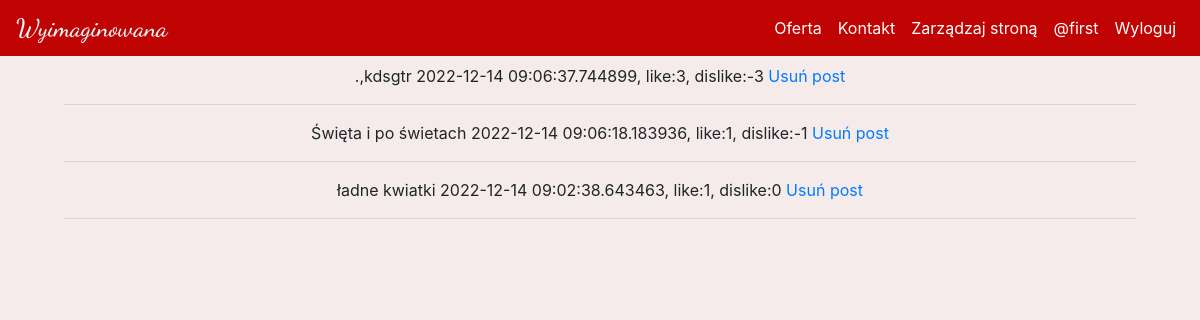
/zarządzaj/posty (signed in), run on an earlier commit of the app's database.
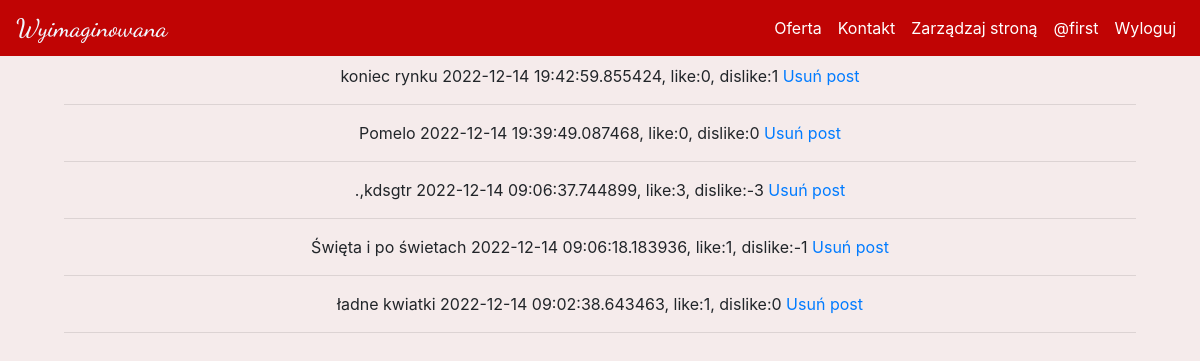
And on a later commit of the database.
### kwiaciarnia/models.py (models this page shows, shortened)
class Posts(db.Model):
    id = db.Column(db.Integer(), primary_key=True)
    title = db.Column(db.String())
    body = db.Column(db.Text())
    added = db.Column(db.DateTime(), default=datetime.datetime.now())
    likes = db.Column(db.Integer(), default=0)
    dislikes = db.Column(db.Integer(), default=0)

### kwiaciarnia/routes.py (the view)
@app.route("/zarządzaj/posty")
@login_required
def manage_posts():
    posts = Posts.query.order_by(Posts.id.desc())
    return render_template('manage/manage_posts.html', posts=posts)

### kwiaciarnia/models.py (called while the page is built)
@login_manager.user_loader
def load_user(user_id):
    return User.query.get(int(user_id))

### kwiaciarnia/templates/manage/manage_posts.html (shortened to what this page needs)
{% extends 'base.html' %}
{% block content %}
<div>
    {% for post in posts %}
        <a>{{post.title}}</a><span> {{post.added}}, like:{{post.likes}}, dislike:{{post.dislikes}} </a><a href="{{ url_for('delete_post', id=post.id ) }}">Usuń post</a>
        <hr>
    {% endfor %}
</div>
{% endblock %}

What changed in the data, as far as the page shows it:
added Posts: title "koniec rynku", added "2022-12-14 19:42:59.855424", likes "0", dislikes "1"
added Posts: title "Pomelo", added "2022-12-14 19:39:49.087468", likes "0", dislikes "0"
